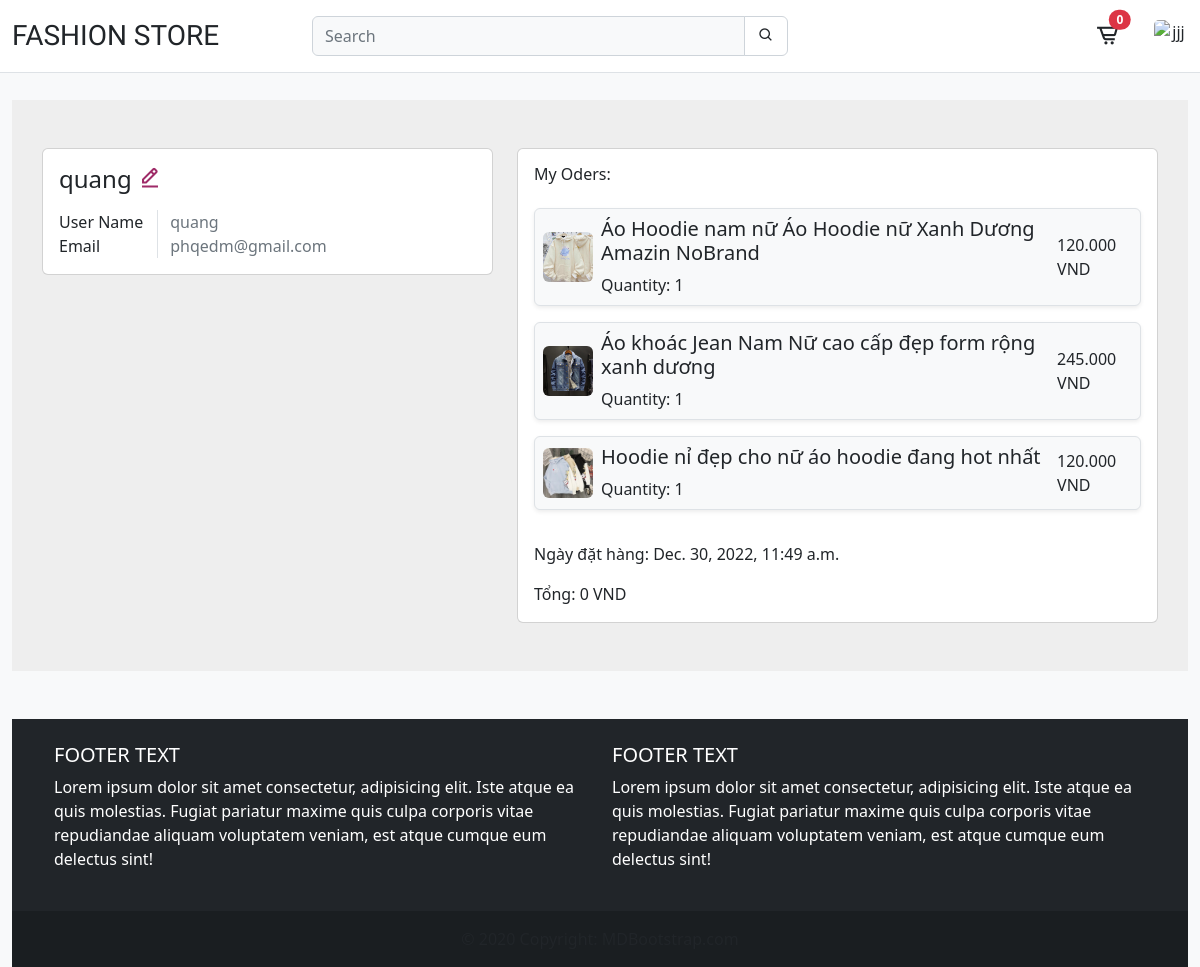
Page /myprofile/ (signed in) on the committed database.
### order/models.py (models this page shows)
class Order(models.Model):
    user = models.ForeignKey(User, related_name="orders",
                             blank=True, null=True, on_delete=models.CASCADE)
    email = models.CharField(max_length=255)
    address = models.CharField(max_length=255)
    phone = models.CharField(max_length=255)
    created_at = models.DateTimeField(auto_now_add=True)
    paid = models.BooleanField(default=False)
    paid_amount = models.IntegerField(blank=True, null=True)
    def get_total_price(self):
        if self.paid_amount:
            return (self.paid_amount / 1000) + 20
        return 0

class OrderItem(models.Model):
    order = models.ForeignKey(
        Order, related_name='items', on_delete=models.CASCADE)
    product = models.ForeignKey(
        Product, related_name='items', on_delete=models.CASCADE)
    price = models.IntegerField()
    quantity = models.IntegerField(default=1)
    def get_total_price(self):
        return self.quantity * self.price / 1000

### product/models.py (models this page shows, shortened)
class Product(models.Model):
    category = models.ForeignKey(
        Category, related_name='products', on_delete=models.CASCADE)
    image = models.ImageField(upload_to='static/assets')
    name = models.CharField(max_length=255)
    slug = models.SlugField()
    price = models.IntegerField()
    old_price = models.IntegerField()
    sale = models.BooleanField(default=False)
    created_at = models.DateTimeField(auto_now_add=True)
    sold = models.IntegerField(default=False)
    classify = models.ForeignKey(
        Classify, related_name='classify', null=True, on_delete=models.CASCADE)
    class Meta:
        ordering = ('-created_at',)

### core/views.py (the view)
# urls.py: path('myprofile/', views.myprofile, name='myprofile'),
@login_required
def myprofile(request):
    return render(request, 'core/myprofile.html')

### cart/cart.py (called while the page is built)
    def __len__(self):
        return sum(item['quantity'] for item in self.cart.values())

### cart/context_processors.py (called while the page is built)
def cart(request):
    return {'cart': Cart(request)}

### core/templates/core/myprofile.html
{% extends 'core/base.html' %} {% block title %}My Profile{% endblock %} {% load static %} {% block content %}
<section style="background-color: #eee; margin-top: 100px">
    <div class="container py-5">
        <div class="row">
            <div class="col-lg-5">
                <div class="card card-body">
                    <h5 class="mb-3 h4">
                        {{request.user.username}}
                        <a href="{% url 'edit_myprofile' %}" style="color: #9f2b68"><i class="bx bx-edit-alt"></i></a>
                    </h5>
                    <div class="row">
                        <div class="col-sm-3">
                            <p class="mb-0">User Name</p>
                        </div>
                        <div class="col-sm-9 border-start">
                            <p class="text-muted mb-0">{{request.user.username}}</p>
                        </div>
                    </div>
                    <div class="row">
                        <div class="col-sm-3">
                            <p class="mb-0">Email</p>
                        </div>
                        <div class="col-sm-9 border-start">
                            <p class="text-muted mb-0">{{request.user.email}}</p>
                        </div>
                    </div>
                </div>
            </div>
            <div class="col-lg-7">
                {% for order in request.user.orders.all %}
                <div class="card card-body">
                    <span class="h6">My Oders:</span>
                    <ul class="mt-3 p-0">
                        {% for item in order.items.all %}
                        <li
                            class="d-flex justify-content-between align-items-center border rounded-2 p-2 mb-3 shadow-sm bg-light"
                        >
                            <img
                                src="/{{item.product.image}}"
                                class="rounded-2"
                                alt=""
                                style="width: 50px; height: 50px"
                            />
                            <div class="w-100 ms-2">
                                <p class="h5">{{item.product.name}}</p>
                                <span>Quantity: {{item.quantity}}</span>
                            </div>
                            <span>{{item.get_total_price}}00 VND</span>
                        </li>
                        {% endfor %}
                    </ul>
                    <div>
                        <p>Ngày đặt hàng: {{order.created_at}}</p>
                        <span>Tổng: {{order.get_total_price}} VND</span>
                    </div>
                </div>
                {% endfor %}
            </div>
        </div>
    </div>
</section>
{% endblock %}

### core/templates/core/base.html (shortened to what this page needs)
{% load static %}
<!DOCTYPE html>
<html lang="en">
    <head>
        <link href="https://unpkg.com/boxicons@2.1.4/css/boxicons.min.css" rel="stylesheet" />
        <link href="https://cdn.jsdelivr.net/npm/bootstrap@5.2.3/dist/css/bootstrap.min.css" rel="stylesheet" />
        <link rel="stylesheet" href="{% static 'css/styles.css' %}" type="text/css" />
    </head>
    <body class="bg-light">
        <div class="container-fluid">
            <header
                class="row align-items-center py-3 border-bottom position-fixed top-0 w-100 bg-white"
                style="z-index: 2"
            >
                <div class="col col-4 col-md-3 col-lg-3">
                    <a class="h3" href="/" style="font-family: 'Roboto Condensed', sans-serif;">FASHION STORE</a>
                </div>
                <div class="col col-4 col-md-5 col-lg-5">
                    <form class="w-100" method="get" action=".">
                        <div class="input-group">
                            <input
                                type="text"
                                name="query"
                                class="form-control bg-light"
                                placeholder="Search"
                            />
                            <div class="input-group-btn btn-search">
                                <button class="btn btn-default" type="submit">
                                    <i class="bx bx-search"></i>
                                </button>
                            </div>
                        </div>
                    </form>
                </div>
                <div class="col col-4 col-md-4 col-lg-4">
                    <div class="navbar-right d-flex justify-content-end">
                        {% include 'cart/menu_cart.html' %}
                        {% if user.username %}
                        <img
                            src="https://img.freepik.com/free-icon/user_318-875902.jpg?w=2000"
                            class="btn position-relative p-0 ms-3"
                            alt="jjj"
                            data-bs-toggle="popover"
                            data-bs-content="popover-user"
                            style="width: 35px; height: 35px"
                        />
                        {% else %}
                        <a class="btn btn-primary d-none d-sm-block ms-4" href="{% url 'login' %}">Đăng nhập</a>
                        <a href="{% url 'login' %}" class="d-block d-sm-none" style="height: 30px"><i class='bx bx-user-circle' style="font-size: 30px;"></i></a>
                        {% endif %}
                    </div>
                </div>
            </header>
            {% block content %} {% endblock %}
            <footer class="bg-dark text-center text-lg-start mt-5 position-relative">
                <div class="container p-4">
                    <div class="row">
                        <div class="col-lg-6 col-md-12 mb-4 mb-md-0 text-white">
                            <h5 class="text-uppercase">Footer text</h5>
                            <p>
                                Lorem ipsum dolor sit amet consectetur, adipisicing elit. Iste atque ea quis molestias.
                                Fugiat pariatur maxime quis culpa corporis vitae repudiandae aliquam voluptatem veniam,
                                est atque cumque eum delectus sint!
                            </p>
                        </div>
                        <div class="col-lg-6 col-md-12 mb-4 mb-md-0 text-white">
                            <h5 class="text-uppercase">Footer text</h5>
                            <p>
                                Lorem ipsum dolor sit amet consectetur, adipisicing elit. Iste atque ea quis molestias.
                                Fugiat pariatur maxime quis culpa corporis vitae repudiandae aliquam voluptatem veniam,
                                est atque cumque eum delectus sint!
                            </p>
                        </div>
                    </div>
                </div>
                <div class="text-center p-3" style="background-color: rgba(0, 0, 0, 0.2)">
                    <a class="text-dark" href="https://mdbootstrap.com/">MDBootstrap.com</a>
                </div>
            </footer>
        </div>
    </body>
</html>

### cart/templates/cart/menu_cart.html (shortened to what this page needs)
{% load static %}
<a
    id="menu-cart-button"
    href="{% url 'cart' %}"
    class="btn position-relative p-0 mx-3 d-flex align-items-center"
>
    <i class="bx bx-cart-alt h4 m-0"></i>
    <span class="position-absolute top-0 start-100 translate-middle badge rounded-pill bg-danger">
        {{cart|length}}
    </span>
</a>

### static/css/styles.css (style rules this page uses)
* { margin: 0; padding: 0; list-style-type: none; }
a { text-decoration: none; color: #212529; }
.btn-search { border: 1px solid #ced4da; border-radius: 0.375rem; }
.navbar-right i { font-size: 25px; }
.card-body { min-height: 110.38px; }

### rows in the picture
Order: created_at "Dec. 30, 2022, 11:49 a.m.", get_total_price "0"
OrderItem: product.image (picture), product.name "Áo Hoodie nam nữ Áo Hoodie nữ Xanh Dương Amazin NoBrand", quantity "1", get_total_price "120.0"
OrderItem: product.image (picture), product.name "Áo khoác Jean Nam Nữ cao cấp đẹp form rộng xanh dương", quantity "1", get_total_price "245.0"
OrderItem: product.image (picture), product.name "Hoodie nỉ đẹp cho nữ áo hoodie đang hot nhất", quantity "1", get_total_price "120.0"

### other values in the picture
{{ cart|length }} "0"
{{ request.user.username }} "quang"
{{ request.user.email }} "phqedm@gmail.com"
